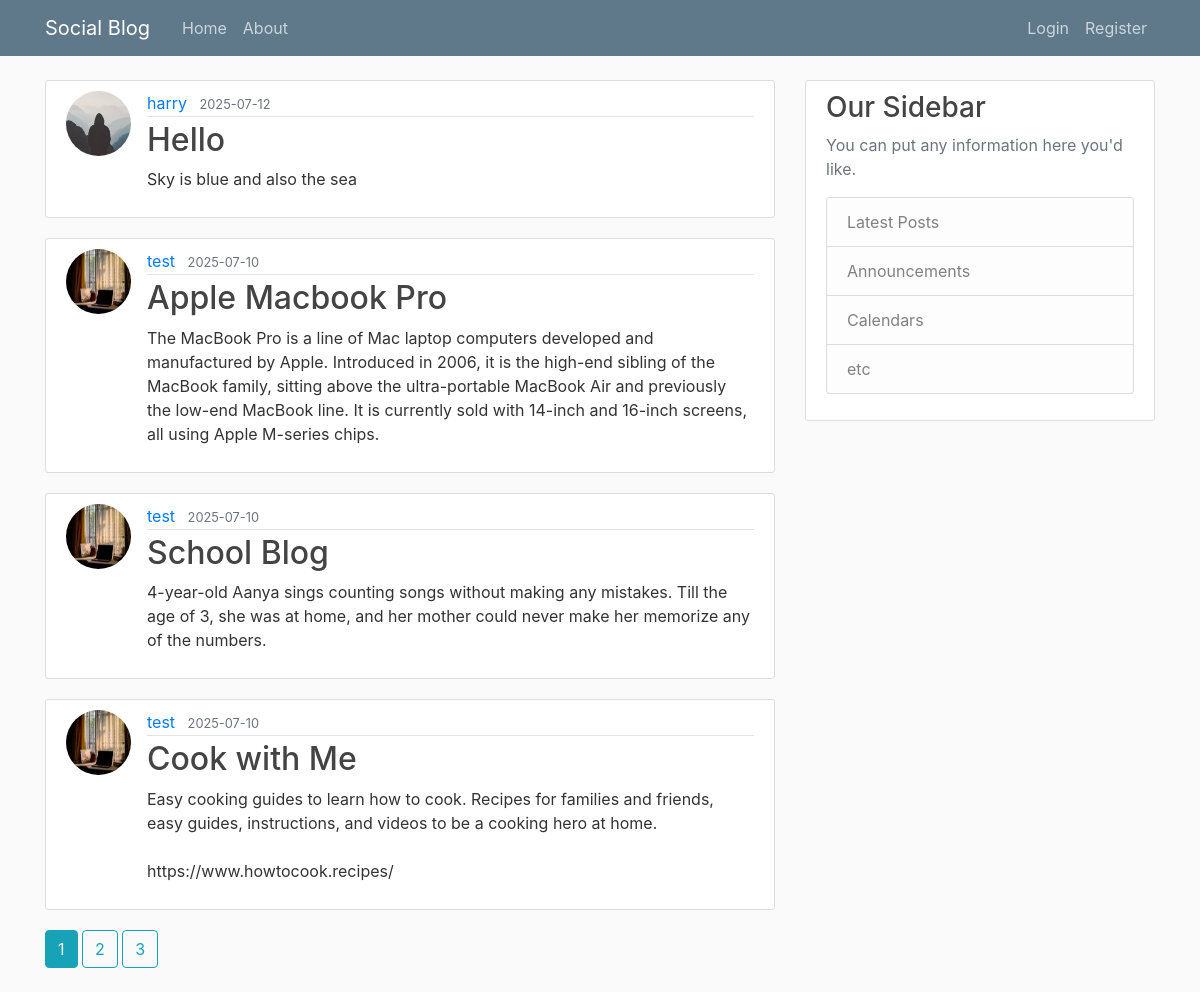
Page /home on the earlier database version.
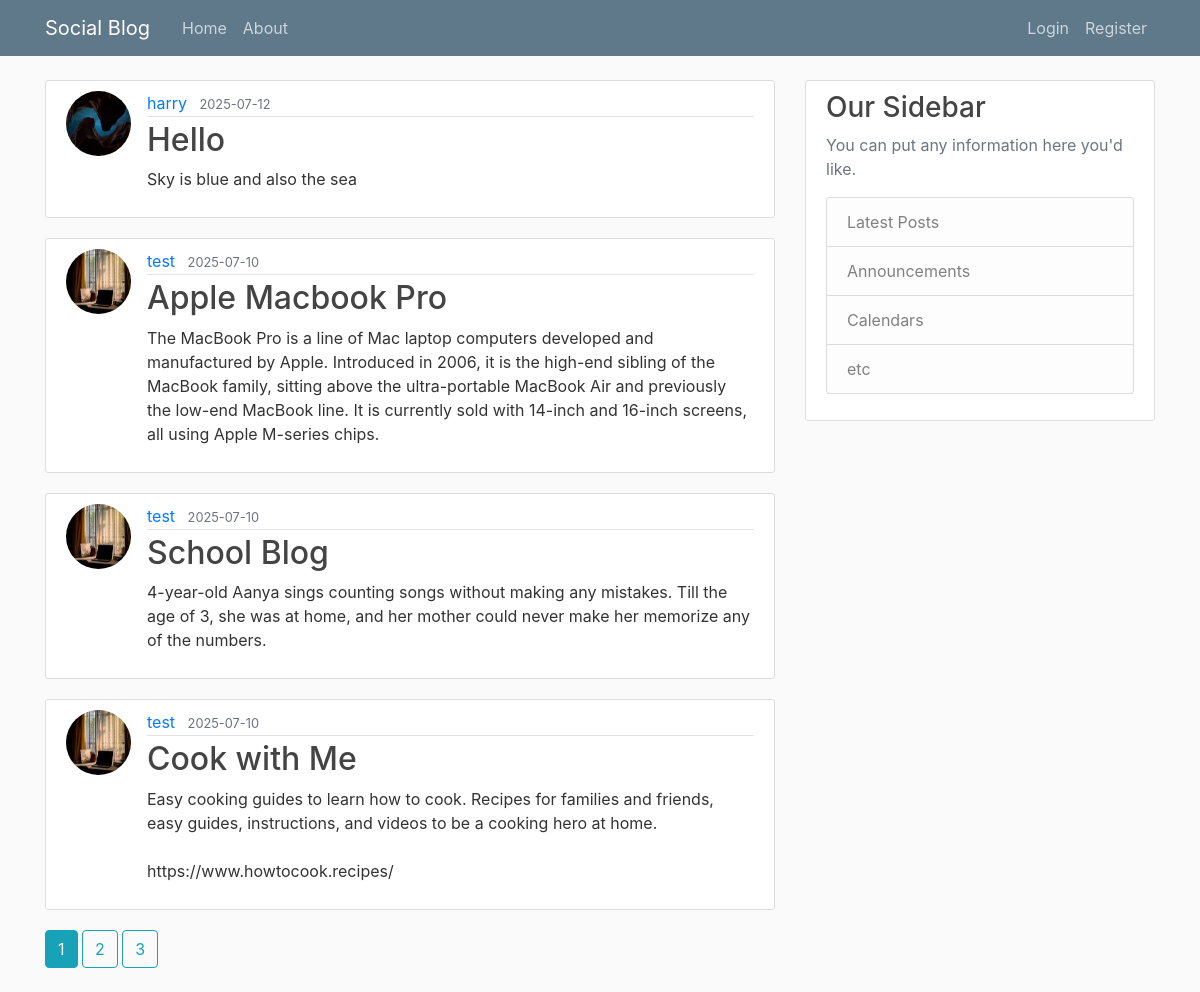
Same page on the later database version.
### social_blog/models.py (models this page shows, shortened)
class Post(db.Model):
    id = db.Column(db.Integer, primary_key=True)
    title = db.Column(db.String(100), nullable=False)
    date_posted = db.Column(db.DateTime, nullable=False, default=datetime.utcnow)
    content = db.Column(db.Text, nullable=False)
    user_id = db.Column(db.Integer, db.ForeignKey('user.id'), nullable=False)

class User(db.Model, UserMixin):
    id = db.Column(db.Integer, primary_key=True)
    username = db.Column(db.String(20), unique=True, nullable=False)
    email = db.Column(db.String(120), unique=True, nullable=False)
    image_file = db.Column(db.String(20), nullable=False, default='default.jpg')
    password = db.Column(db.String(60), nullable=False)
    posts = db.relationship('Post', backref='author', lazy=True)

### social_blog/main/routes.py (the view)
@main.route('/')
@main.route('/home')
def home():
    page = request.args.get('page', 1, type=int)
    posts = Post.query.order_by(Post.date_posted.desc()).paginate(page=page, per_page=4)
    return render_template('home.html', posts = posts)

### social_blog/templates/home.html
{% extends "layout.html" %}
{% block content %}
    {% for post in posts.items%}
        <article class="media content-section">
            <img class="rounded-circle article-img" src="{{ url_for('static', filename='profile_pics/' + post.author.image_file) }}">
            <div class="media-body">
            <div class="article-metadata">
                <a class="mr-2" href="{{ url_for('users.user_posts', username=post.author.username) }}">{{ post.author.username }}</a>
                <small class="text-muted">{{ post.date_posted.strftime('%Y-%m-%d') }}</small>
            </div>
            <h2><a class="article-title" href="{{ url_for('posts.post', post_id=post.id) }}">{{ post.title }}</a></h2>
            <p class="article-content">{{ post.content }}</p>
            </div>
        </article>
    {% endfor %}
    {% for page_num in posts.iter_pages(left_edge=1, right_edge=1, left_current=1, right_current=2) %}
      {% if page_num %}
        {% if posts.page == page_num %}
          <a class="btn btn-info mb-4" href="{{ url_for('main.home', page=page_num) }}">{{ page_num }}</a>
        {% else %}
          <a class="btn btn-outline-info mb-4" href="{{ url_for('main.home', page=page_num) }}">{{ page_num }}</a>
        {% endif %}
      {% else %}
        ...
      {% endif %}
    {% endfor %}
{% endblock content %}

Differences in the rows shown:
changed through a linked row, Post "Hello": image_file: picture added in place of a placeholder
